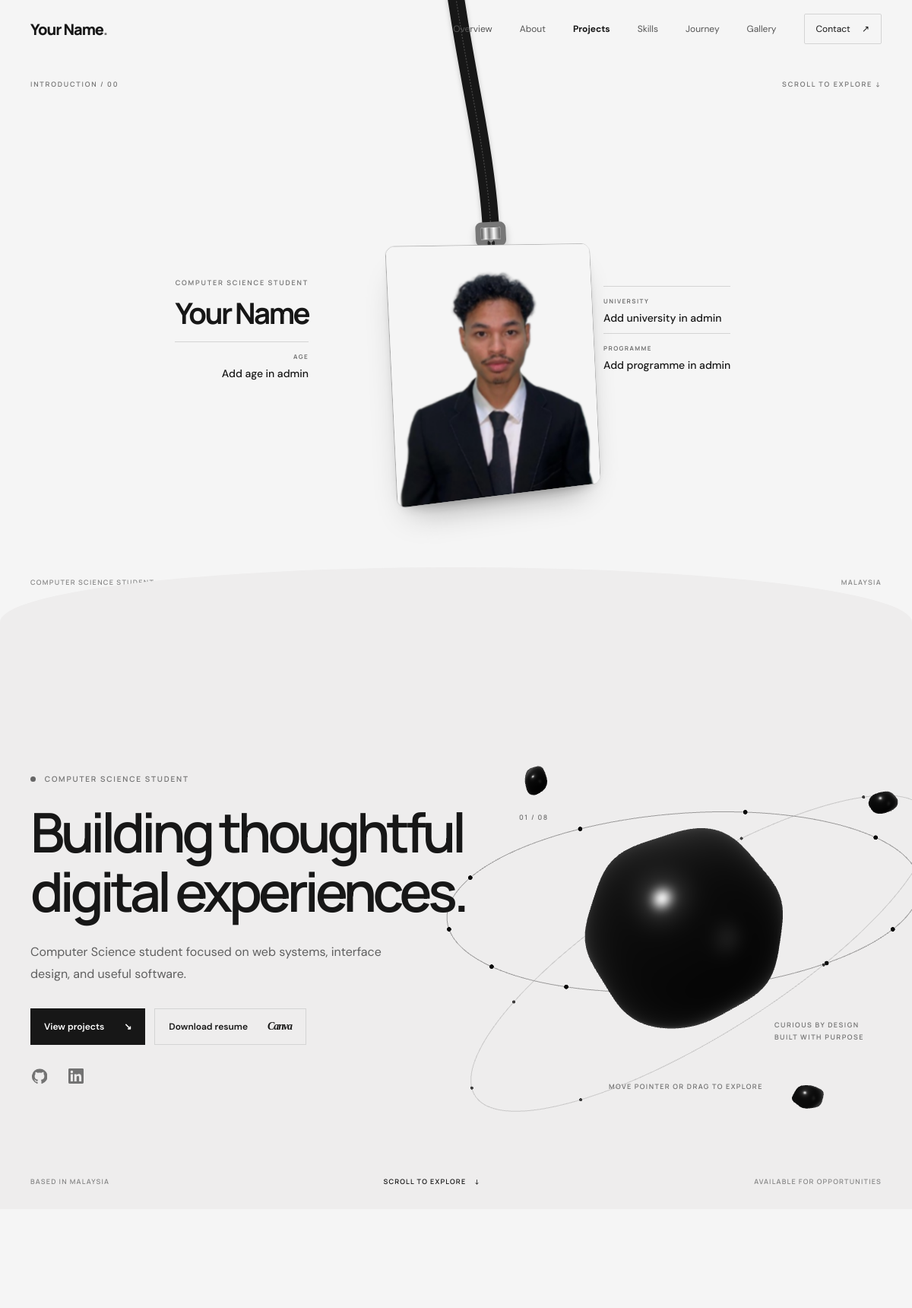
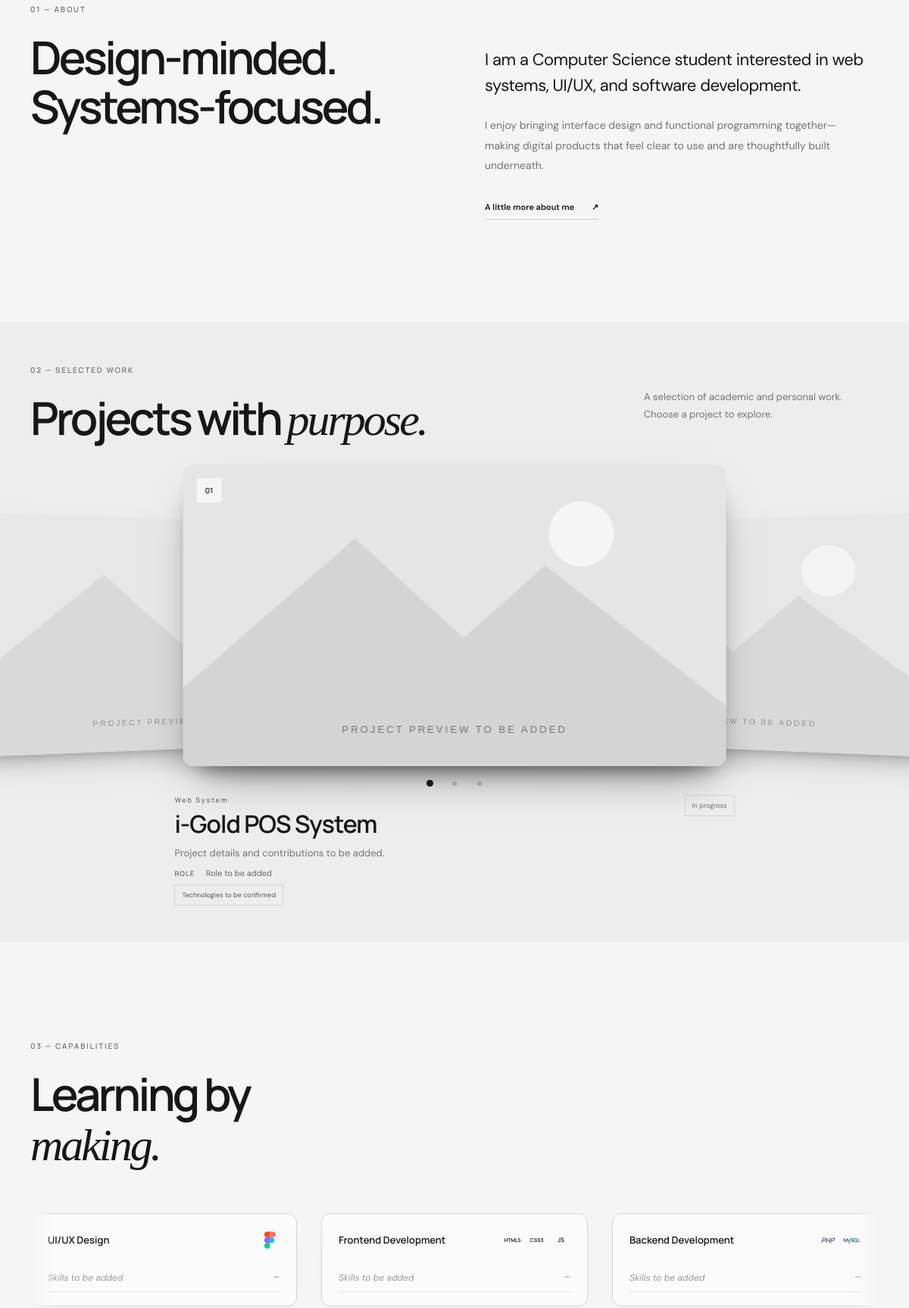
The page / (upper part) on the database its author committed (2 pictures, top to bottom).
### tables this page shows
CREATE TABLE IF NOT EXISTS profile(id INT UNSIGNED AUTO_INCREMENT PRIMARY KEY,name VARCHAR(120) NOT NULL DEFAULT 'Your Name',site_name VARCHAR(120) DEFAULT NULL,age VARCHAR(30),university VARCHAR(200),programme VARCHAR(200),portrait_url VARCHAR(500) DEFAULT 'assets/images/idris-portrait.png',hero_label VARCHAR(160) DEFAULT 'COMPUTER SCIENCE STUDENT',hero_title VARCHAR(255) DEFAULT 'Building thoughtful digital experiences.',intro TEXT,about_title VARCHAR(255) DEFAULT 'Design-minded. Systems-focused.',about TEXT,about_extra TEXT,skills_label VARCHAR(120) NOT NULL DEFAULT '03 — CAPABILITIES',skills_title VARCHAR(180) NOT NULL DEFAULT 'Learning by',skills_emphasis VARCHAR(120) NOT NULL DEFAULT 'making.',skills_intro TEXT,skills_empty_text VARCHAR(180) NOT NULL DEFAULT 'Skills to be added',gallery_title VARCHAR(180) NOT NULL DEFAULT 'A visual journal',gallery_intro TEXT,email VARCHAR(190),github_url VARCHAR(500),linkedin_url VARCHAR(500),instagram_url VARCHAR(500),resume_url VARCHAR(500),updated_at TIMESTAMP DEFAULT CURRENT_TIMESTAMP ON UPDATE CURRENT_TIMESTAMP);

CREATE TABLE IF NOT EXISTS projects(id INT UNSIGNED AUTO_INCREMENT PRIMARY KEY,name VARCHAR(180) NOT NULL,category VARCHAR(120) DEFAULT 'Project',description TEXT,technologies VARCHAR(500),image_url VARCHAR(500),image_alt VARCHAR(255),role VARCHAR(255),status VARCHAR(80) DEFAULT 'In progress',demo_url VARCHAR(500),source_url VARCHAR(500),case_study_url VARCHAR(500),sort_order INT DEFAULT 0,is_published TINYINT(1) DEFAULT 1,created_at TIMESTAMP DEFAULT CURRENT_TIMESTAMP);

CREATE TABLE IF NOT EXISTS skill_categories(id INT UNSIGNED AUTO_INCREMENT PRIMARY KEY,name VARCHAR(100) NOT NULL UNIQUE,sort_order INT NOT NULL DEFAULT 0,is_published TINYINT(1) NOT NULL DEFAULT 1);

### includes/bootstrap.php (called while the page is built, shortened)
<?php
function db(): PDO { static $pdo; if (!$pdo) { $host=getenv('DB_HOST') ?: '127.0.0.1'; $name=getenv('DB_NAME') ?: 'myportfolio_db'; $user=getenv('DB_USER') ?: 'root'; $pass=getenv('DB_PASS') ?: ''; $pdo=new PDO("mysql:host=$host;dbname=$name;charset=utf8mb4",$user,$pass,[PDO::ATTR_ERRMODE=>PDO::ERRMODE_EXCEPTION,PDO::ATTR_DEFAULT_FETCH_MODE=>PDO::FETCH_ASSOC]); } return $pdo; }
function e(?string $value): string { return htmlspecialchars($value ?? '', ENT_QUOTES | ENT_SUBSTITUTE, 'UTF-8'); }

### index.php (the view, shortened to what this page needs)
<?php
require __DIR__ . '/includes/bootstrap.php';
$profile = db()->query('SELECT * FROM profile LIMIT 1')->fetch() ?: [];
$projects = db()->query('SELECT * FROM projects WHERE is_published = 1 ORDER BY sort_order, id')->fetchAll();
$skillCategories = db()->query('SELECT * FROM skill_categories WHERE is_published = 1 ORDER BY sort_order, id')->fetchAll();
$skillLogoSets = [
    'ui/ux design' => [['Figma', 'figma']],
    'frontend development' => [['HTML5', 'html'], ['CSS3', 'css'], ['JS', 'js']],
    'backend development' => [['PHP', 'php'], ['MySQL', 'mysql']],
    'database' => [['MySQL', 'mysql'], ['SQL', 'code']],
    'tools' => [['Git', 'git'], ['GitHub', 'github'], ['VS Code', 'vscode']],
    'tools and workflow' => [['Git', 'git'], ['GitHub', 'github'], ['VS Code', 'vscode']],
    'project skills' => [['GitHub', 'github'], ['HTML', 'html'], ['PHP', 'php']],
];
?><!doctype html><html lang="en"><head><link rel="stylesheet" href="css/style.css?v=skill-reveal-slower-3"><link rel="stylesheet" href="css/responsive.css?v=mobile-info-layout-1"></head><body>
<header class="site-header"><nav class="nav wrap" aria-label="Main navigation"><a class="wordmark" href="#home"><?= e((($profile['site_name'] ?? '') ?: (($profile['name'] ?? '') ?: 'Portfolio'))) ?><span>.</span></a><button class="menu-toggle" aria-expanded="false" aria-controls="nav-links" aria-label="Open navigation"><i></i><i></i></button><div class="nav-links" id="nav-links"><a href="#overview">Overview</a><a href="#about">About</a><a href="#projects">Projects</a><a href="#skills">Skills</a><a href="#journey">Journey</a><a href="#gallery">Gallery</a><a href="#contact" class="nav-contact">Contact <span>↗︎</span></a></div></nav></header>
<main><div class="intro-overview-stage"><section class="lanyard-intro" id="home" aria-label="Personal introduction"><div class="intro-topline wrap"><span class="eyebrow">INTRODUCTION / 00</span><span class="eyebrow">SCROLL TO EXPLORE ↓</span></div><div class="intro-layout">
<aside class="intro-details intro-details-left" data-reveal><p class="eyebrow">COMPUTER SCIENCE STUDENT</p><h1><?= e(($profile['name'] ?? '') ?: 'Your Name') ?></h1><div class="intro-fact"><span>AGE</span><strong><?= e(($profile['age'] ?? '') ?: 'Add age in admin') ?></strong></div></aside>
<div class="lanyard-scene lp-scene" data-reveal><svg class="lp-strap" aria-hidden="true"><path class="lp-strap-band"/><path class="lp-strap-stitch"/></svg><div class="lp-hook" aria-hidden="true"><i></i></div><div class="lanyard-badge lp-card" tabindex="0" aria-label="Interactive lanyard. Drag and release the badge to swing it, or use the left and right arrow keys."><div class="badge-card"><div class="badge-face badge-face-front"><img class="badge-portrait" src="<?= e(($profile['portrait_url'] ?? '') ?: 'assets/images/idris-portrait.png') ?>" alt="Portrait of <?= e(($profile['name'] ?? '') ?: 'portfolio owner') ?>" draggable="false"></div><div class="badge-face badge-face-back" aria-hidden="true"><img src="assets/images/umpsa-logo-back.png" alt="" draggable="false"></div></div></div></div>
<aside class="intro-details intro-details-right" data-reveal><div class="intro-fact"><span>UNIVERSITY</span><strong><?= e(($profile['university'] ?? '') ?: 'Add university in admin') ?></strong></div><div class="intro-fact"><span>PROGRAMME</span><strong><?= e(($profile['programme'] ?? '') ?: 'Add programme in admin') ?></strong></div></aside>
</div><div class="intro-bottomline wrap"><span>COMPUTER SCIENCE STUDENT</span><a href="#overview"> <span></span></a><span>MALAYSIA</span></div></section><section class="hero wrap" id="overview"><div class="hero-copy" data-reveal><p class="eyebrow"><span class="status-dot"></span> <?= e($profile['hero_label'] ?? 'COMPUTER SCIENCE STUDENT') ?></p><h1><?= nl2br(e($profile['hero_title'] ?? "Building thoughtful digital experiences.")) ?></h1><p class="hero-intro"><?= e($profile['intro'] ?? 'I am a Computer Science student exploring the space between web systems, interface design, and useful software.') ?></p><div class="hero-actions"><a class="button button-dark" href="#projects">View projects <span>↘︎</span></a><a class="button button-light" href="<?= e($profile['resume_url'] ?: 'assets/documents/resume.pdf') ?>" target="_blank" rel="noopener">Download resume <span class="canva-mark" aria-label="Canva">Canva</span></a></div><div class="social-links"><a href="<?= e($profile['github_url'] ?: '#contact') ?>" target="_blank" rel="noopener" class="social-icon-link" aria-label="GitHub" title="GitHub"></a><a href="<?= e($profile['linkedin_url'] ?: '#contact') ?>" target="_blank" rel="noopener" class="social-icon-link" aria-label="LinkedIn" title="LinkedIn"></a></div></div><div class="hero-art" aria-label="Interactive monochrome 3D sculpture" data-reveal><div class="hero-canvas-wrap" tabindex="0" role="group" aria-label="Move your pointer to guide the 3D sculpture and orbit, drag to rotate them, or use arrow keys when focused"><canvas class="hero-canvas" aria-hidden="true"></canvas><span class="art-index">01 / 08</span><span class="art-caption">CURIOUS BY DESIGN<br>BUILT WITH PURPOSE</span></div><span class="art-hint">MOVE POINTER OR DRAG TO EXPLORE</span></div><div class="hero-bottom"><span>BASED IN MALAYSIA</span><a href="#about">SCROLL TO EXPLORE <span>↓</span></a><span>AVAILABLE FOR OPPORTUNITIES</span></div></section>
</div><section class="section wrap" id="about"><div class="section-heading" data-reveal><p class="eyebrow">01 — ABOUT</p><h2><?= nl2br(e($profile['about_title'] ?? "Design-minded. Systems-focused.")) ?></h2></div><div class="about-content" data-reveal><p class="about-lead"><?= e($profile['about'] ?? 'I am a Computer Science student interested in web systems, UI/UX, and software development.') ?></p><p><?= e($profile['about_extra'] ?? 'I enjoy bringing interface design and functional programming together—making digital products that feel clear to use and are thoughtfully built underneath.') ?></p><a class="text-link" href="#contact">A little more about me <span>↗︎</span></a></div></section>
<section class="projects-section" id="projects"><div class="wrap"><div class="section-heading project-heading" data-reveal><div><p class="eyebrow">02 — SELECTED WORK</p><h2>Projects with <em>purpose.</em></h2></div><p>A selection of academic and personal work. Choose a project to explore.</p></div>
<div class="project-carousel" data-project-carousel data-reveal aria-roledescription="carousel" aria-label="Selected projects">
<div class="project-stage">
<?php foreach ($projects as $i => $project): ?><div class="project-slide<?= $i === 0 ? ' is-active' : '' ?>" data-project-slide data-index="<?= $i ?>" data-name="<?= e($project['name']) ?>" data-category="<?= e($project['category']) ?>" data-status="<?= e($project['status']) ?>" data-description="<?= e($project['description']) ?>" data-role="<?= e($project['role']) ?>" data-technologies="<?= e($project['technologies']) ?>" data-demo="<?= e($project['demo_url']) ?>" role="group" aria-roledescription="slide" aria-label="Project <?= $i + 1 ?>: <?= e($project['name']) ?>" aria-current="<?= $i === 0 ? 'true' : 'false' ?>" tabindex="0"><span class="project-image-frame"><img src="<?= e($project['image_url'] ?: 'assets/images/project-placeholder.svg') ?>" alt="<?= e($project['image_alt'] ?: $project['name'] . ' project preview') ?>" loading="lazy"><span class="project-number">0<?= $i + 1 ?></span><a class="image-arrow" data-project-open aria-label="Open <?= e($project['name']) ?> project" target="_blank" rel="noopener" hidden>Open -&gt;</a></span></div><?php endforeach; ?>
</div>
<div class="project-pagination" data-project-pagination role="group" aria-label="Choose a project"></div>
<div class="project-detail" aria-live="polite"><div class="project-meta"><div><p class="eyebrow" data-project-category></p><h3 data-project-name></h3></div><span class="project-status" data-project-status></span></div><p class="project-description" data-project-description></p><p class="project-role" data-project-role hidden><b>ROLE</b> <span></span></p><div class="tags" data-project-tags></div></div>
</div></div></section>
<section class="section skills-section" id="skills"><div class="wrap"><div class="section-heading" data-reveal><p class="eyebrow"><?= e($profile['skills_label'] ?? '03 — CAPABILITIES') ?></p><h2><?= e($profile['skills_title'] ?? 'Learning by') ?><br><em><?= e($profile['skills_emphasis'] ?? 'making.') ?></em></h2><?php if (!empty($profile['skills_intro'])): ?><p class="skills-intro"><?= e($profile['skills_intro']) ?></p><?php endif; ?></div><div class="skills-grid"><div class="skills-track"><?php foreach ($skillCategories as $category): ?><div class="skill-group" data-reveal><?php $categoryKey = strtolower(trim($category['name'])); $logos = $skillLogoSets[$categoryKey] ?? [['Code', 'code']]; ?><button class="skill-toggle" type="button" aria-expanded="false" disabled><div class="skill-title-row"><h3><?= e($category['name']) ?></h3><span class="skill-open-hint" aria-hidden="true">↓</span><div class="skill-logos" aria-label="Tools: <?= e(implode(', ', array_column($logos, 0))) ?>"><?php foreach ($logos as [$logoName, $logoClass]): ?><span class="skill-logo skill-logo-<?= e($logoClass) ?>" role="img" aria-label="<?= e($logoName) ?>" title="<?= e($logoName) ?>"><?php if ($logoClass === 'figma'): ?><svg viewBox="0 0 24 36" aria-hidden="true"><path fill="#f24e1e" d="M6 0h6v12H6a6 6 0 0 1 0-12Z"/><path fill="#ff7262" d="M12 0h6a6 6 0 0 1 0 12h-6V0Z"/><path fill="#a259ff" d="M6 12h6v12H6a6 6 0 0 1 0-12Z"/><circle cx="15" cy="18" r="6" fill="#1abcfe"/><path fill="#0acf83" d="M6 24h6v6a6 6 0 1 1-6-6Z"/></svg><?php else: ?><?= e($logoName) ?><?php endif; ?></span><?php endforeach; ?></div></div></button><ul class="skill-details"><?php $found=false; foreach ($skills as $skill): if ($skill['category']===$category['name']): $found=true; ?><li><?= e($skill['name']) ?><span><?= e($skill['level'] ?: 'Learning') ?></span></li><?php endif; endforeach; if (!$found): ?><li class="placeholder"><?= e($profile['skills_empty_text'] ?? 'Skills to be added') ?><span>—</span></li><?php endif; ?></ul></div><?php endforeach; ?></div></div></div></section>
</main></body></html>

### css/responsive.css (style rules this page uses)
html,body { overflow-x:clip }
.hero-canvas-wrap { touch-action:pan-y;cursor:default }
.hero-canvas { inset:-30%;width:160%;height:160%;max-width:none;max-height:none }
@media (min-width:641px) { .projects-section { padding:clamp(48px,7vh,78px) 0 clamp(40px,6vh,60px) } }
@media (min-width:641px) { .project-heading { margin-bottom:clamp(18px,3vh,28px) } }
@media (min-width:641px) { .project-stage { height:clamp(250px,35vh,340px) } }
@media (min-width:641px) { .project-slide { height:calc(100% - 28px) } }
@media (min-width:641px) { .project-detail { margin-top:0 } }
@media (min-width:641px) { .project-detail .project-description { margin:8px 0 10px } }
@media (min-width:641px) { .project-detail .project-role { margin:8px 0 } }
@media (min-width:641px) { .project-detail .tags { margin-top:6px } }
@media (min-width:901px) { .project-heading { align-items:center } }
@media (min-width:901px) { .project-heading h2 { white-space:nowrap } }
@media (min-width:901px) { .project-heading>p { max-width:310px;margin:0 } }
@media (min-width:901px) { .project-carousel { max-width:1160px } }
@media (min-width:901px) { .project-stage { height:clamp(390px,52vh,480px) } }
@media (min-width:901px) { .project-slide { width:72%;height:calc(100% - 18px) } }
@media (min-width:901px) { .project-detail { width:min(72%,850px) } }
@media (min-width:901px) { .project-pagination { margin-top:-10px;margin-bottom:0 } }
@media (min-width:901px) { .project-meta { margin-top:0 } }
@media (min-width:901px) { .project-meta .eyebrow { margin-bottom:3px } }
@media (min-width:901px) { .project-detail .project-description { margin:5px 0 7px } }
.project-pagination { display:flex;justify-content:center;align-items:center;gap:3px;min-height:30px;position:relative;z-index:5 }
.project-slide { cursor:pointer }
@media (min-width:901px) { .project-slide { width:64% } }
@media (min-width:901px) { .project-detail,.project-controls { width:66% } }

### rows shown on the page
profile: name "Your Name", age "Add age in admin", portrait_url (picture), university "Add university in admin", programme "Add programme in admin", hero_label "COMPUTER SCIENCE STUDENT", hero_title "Building thoughtful digital experiences.", intro "Computer Science student focused on web systems, interface design, and useful software.", about_title "Design-minded. Systems-focused.", about "I am a Computer Science student interested in web systems, UI/UX, and software development.", about_extra "I enjoy bringing interface design and functional programming together—making digital products that feel clear to use and are thoughtfully built underneath.", skills_label "03 — CAPABILITIES", skills_title "Learning by", skills_emphasis "making.", skills_empty_text "Skills to be added"
projects: image_url (placeholder picture)
skill_categories: name "UI/UX Design"
skill_categories: name "Frontend Development", logoName "HTML5", logoName "CSS3", logoName "JS"
skill_categories: name "Backend Development", logoName "PHP", logoName "MySQL"
